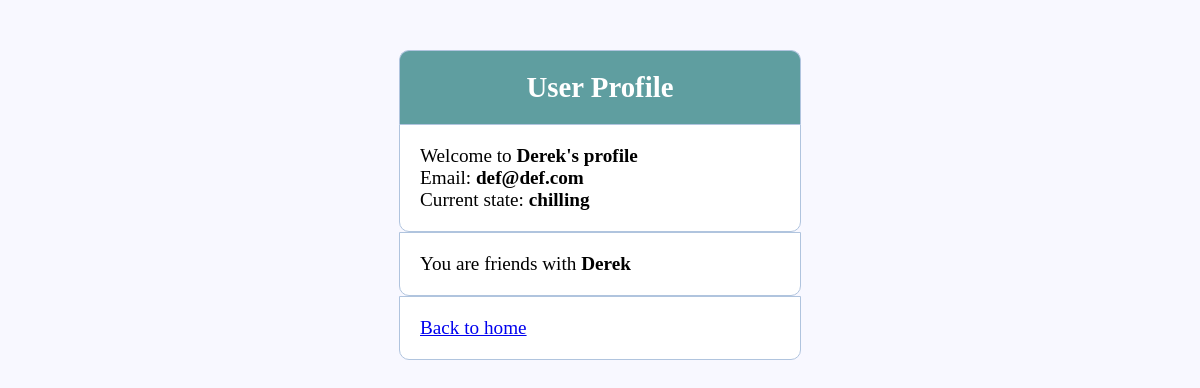
Page /Oingo/userprofile.php?userprofileid=2 (signed in) on the committed database.
### tables this page shows
CREATE TABLE `user` (
  `uid` int(11) NOT NULL AUTO_INCREMENT,
  `uname` varchar(45) NOT NULL,
  `uemail` varchar(45) NOT NULL,
  `utimestamp` timestamp(3) NOT NULL DEFAULT CURRENT_TIMESTAMP(3),
  `upassword` varchar(255) NOT NULL,
  PRIMARY KEY (`uid`)
);

CREATE TABLE `state` (
  `stateID` int(11) NOT NULL,
  `statename` varchar(45) NOT NULL,
  PRIMARY KEY (`stateID`)
);

### Oingo/userprofile.php (the view, shortened to what this page needs)
<?php
$db = mysqli_connect("localhost", "root", "password");
mysqli_set_charset($db, 'utf-8');
mysqli_select_db($db, "oingo");
?>
<html>
<head>
    <link rel="stylesheet" type="text/css" href="css/style.css">
</head>
<body onload="getLocation()">
<div class="header">
    <h2>User Profile</h2>
</div>
<?php  if (isset($_SESSION['username'])) : ?>
<?php
$uID = $_SESSION['uid'];
$userProfileID = $_GET["userprofileid"];
mysqli_begin_transaction($db, MYSQLI_TRANS_START_READ_ONLY);
$userprofilequery = "select uname, uemail, statename from user natural join userstate natural join state where uid=? and isCurrent=1";
if ($userprofilestmt = mysqli_prepare($db, $userprofilequery)) {
    $userprofilestmt->bind_param("i", $userProfileID);
    if ($userprofilestmt->execute()) {
        mysqli_commit($db);
        $userprofileresult = $userprofilestmt->get_result();
        if (mysqli_num_rows($userprofileresult) < 1) {
            ?>
<div class="content">
    <p><strong>This user does not exist</strong></p>
</div>
            <?php
        } else {
            $userprofilearray = mysqli_fetch_array($userprofileresult);
            $userprofilename = $userprofilearray["uname"];
            $userprofileemail = $userprofilearray["uemail"];
            $userprofilestate = $userprofilearray["statename"];
            ?>
<div class="content">
    <p>Welcome to <strong><?php echo $userprofilename; ?>'s profile</strong></p>
    <p>Email: <strong><?php echo $userprofileemail; ?></strong></p>
    <p>Current state: <strong><?php echo $userprofilestate; ?></strong></p>
</div>
<?php
            mysqli_begin_transaction($db, MYSQLI_TRANS_START_READ_ONLY);
            if ($userfriendsresult = mysqli_query($db, "select uid2 as Friends, isAccepted from friendship where uid1='" . $uID . "' union select uid1 as Friends, isAccepted from friendship where uid2='" . $uID . "'")) {
                $verifyinviteflag = 0;
                $verifyfriendflag = 0;
                while ($userfriendrow = $userfriendsresult->fetch_assoc()) {
                    if ($userfriendrow["Friends"] == $userProfileID) {
                        $verifyinviteflag = 1;
                        if ($userfriendrow["isAccepted"] == 1) {
                            $verifyfriendflag = 1;
                        }
                        break;
                    }
                }
                if ($verifyinviteflag == 1 and $verifyfriendflag == 1) {
                    ?>
<div class="content">
    <p>You are friends with <strong><?php echo $userprofilename; ?></strong></p>
</div>
<?php
                } else if ($verifyinviteflag == 1 and $verifyfriendflag == 0) {
                    ?>
<div class="content">
    <p>Friend request is pending.</p>
</div>
<?php
                }
            } else {
                mysqli_rollback($db);
            }
        }
    } else {
        mysqli_rollback($db);
    }
} else {
    mysqli_rollback($db);
}
?>
<?php endif;
mysqli_close($db);?>
<div class="content">
    <p><a href="index.php">Back to home</a></p>
</div>
</body>
</html>

### Oingo/css/style.css (style rules this page uses)
* { margin: 0px; padding: 0px; }
body { font-size: 120%; background: #F8F8FF; }
.header { width: 30%; margin: 50px auto 0px; color: white; background: #5F9EA0; text-align: center; border: 1px solid #B0C4DE; border-bottom: none; border-radius: 10px 10px 0px 0px; padding: 20px; }
form, .content { width: 30%; margin: 0px auto; padding: 20px; border: 1px solid #B0C4DE; background: white; border-radius: 0px 0px 10px 10px; }

### rows in the picture
user: uname "Derek", uemail "def@def.com", state.statename "chilling"
